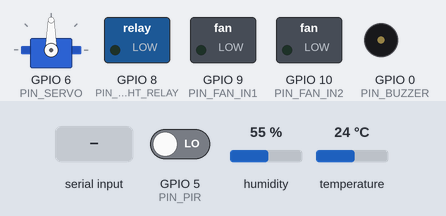
Recording of a sketch running on a simulated ESP32-S3. Shown: servo, switched loads named in the sketch (green lamp = pin HIGH), buzzer (waves = sounding, pin HIGH). The inputs (shaded band) are chosen by the test bench; at power-on: GPIO 5 (PIN_PIR) LOW, humidity 55 %, temperature 24 °C. Nothing arrives over Bluetooth unless stated; a phone connects over Bluetooth LE 3 s after start; what the sketch prints to the serial monitor is not drawn.

Above: at 4.2 s.
4.3 s: "A,45\n" received over the second serial link
At 4.9 s:
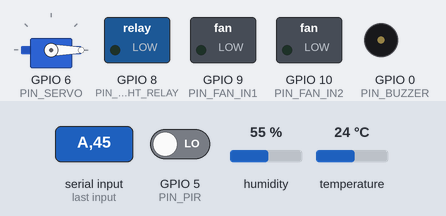
5.8 s: "A90\n" received over the second serial link
At 7.0 s:
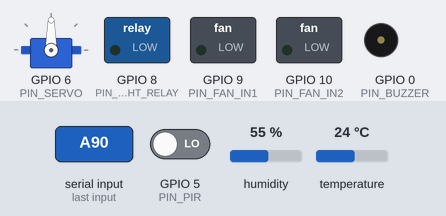
7.3 s: "A\n" received over the second serial link
At 8.3 s:
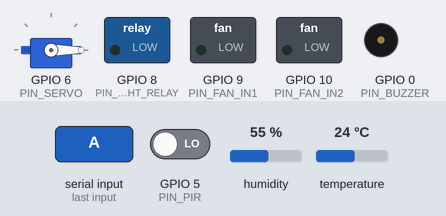
Timing chart, 0 to 10.3 s (numbered marks = the images above; inputs shaded):
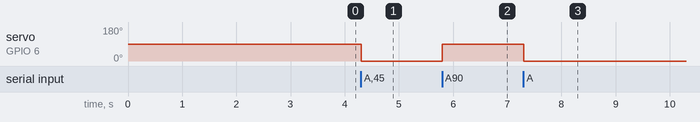

Measured:
- after the input at 4.3 s, servo on GPIO 6 (PIN_SERVO): 90° → 0° at once
- after the input at 5.8 s, servo on GPIO 6 (PIN_SERVO): 0° → 90° at once
- after the input at 7.3 s, servo on GPIO 6 (PIN_SERVO): 90° → 0° at once

The sketch:

patient_node.ino
```cpp
#include <BLEDevice.h>
#include <BLEServer.h>
#include <BLEUtils.h>
#include <BLE2902.h>
#include <ArduinoJson.h>
#include "../command_contract.h"
#include <Wire.h>
#include <Adafruit_SHT31.h>
#include <ESP32Servo.h>

#define SERVICE_UUID           "4fafc201-1fb5-459e-8fcc-c5c9c331914b"
#define NOTIFY_CHARACTERISTIC_UUID "beb5483e-36e1-4688-b7f5-ea07361b26a8"
#define COMMAND_CHARACTERISTIC_UUID "1c95d5e3-d03b-4c71-b54d-172fa5545a74"

BLEServer* pServer = NULL;
BLECharacteristic* pNotifyChar = NULL;
bool deviceConnected = false;

// Pinout theo sơ đồ Excel
const int PIN_SDA = 3;
const int PIN_SCL = 4;
const int PIN_BUZZER = 0;
const int PIN_FAN_IN1 = 9;
const int PIN_FAN_IN2 = 10;
const int PIN_LIGHT_RELAY = 8;
const int PIN_UART_RX = 20;
const int PIN_UART_TX = 21;
const int PIN_SERVO = 6;
const int PIN_PIR = 5;

Adafruit_SHT31 sht31 = Adafruit_SHT31();
Servo trackingServo;

int fanPwm = 0;
bool buzzerOn = false;
bool lightOn = false;

class MyServerCallbacks: public BLEServerCallbacks {
    void onConnect(BLEServer* pServer) { deviceConnected = true; }
    void onDisconnect(BLEServer* pServer) {
      deviceConnected = false;
      BLEDevice::startAdvertising();
    }
};

bool handleCommand(const String &value) {
      bool applied = false;
      if (value.length() > 0) {
        StaticJsonDocument<384> doc;
        if (!deserializeJson(doc, value)) {
          bool enabled;
          if (commandFan(doc, fanPwm)) {
            applied = true;
            analogWrite(PIN_FAN_IN1, fanPwm);
            digitalWrite(PIN_FAN_IN2, LOW);
          }
          if (commandSwitch(doc, "buzzer", enabled)) {
            applied = true;
            buzzerOn = enabled;
            digitalWrite(PIN_BUZZER, buzzerOn ? HIGH : LOW);
          }
          if (commandSwitch(doc, "light", enabled)) {
            applied = true;
            lightOn = enabled;
            digitalWrite(PIN_LIGHT_RELAY, lightOn ? HIGH : LOW);
          }
        }
      }
      return applied;
}

void setup() {
  commandInbox = xQueueCreate(8, 200);
  rejectedInbox = xQueueCreate(8, 200);
  Serial.begin(115200);
  delay(3000); // Đợi USB CDC sẵn sàng
  Serial.println("\n--- BOOTING PATIENT NODE ---");

  // Khởi tạo UART cho Pi
  Serial.println("[1] Init UART1...");
  Serial1.begin(115200, SERIAL_8N1, PIN_UART_RX, PIN_UART_TX);

  // Cấu hình chân
  Serial.println("[2] Init Pins...");
  pinMode(PIN_BUZZER, OUTPUT);
  pinMode(PIN_LIGHT_RELAY, OUTPUT);
  pinMode(PIN_FAN_IN1, OUTPUT);
  pinMode(PIN_FAN_IN2, OUTPUT);
  pinMode(PIN_PIR, INPUT);

  digitalWrite(PIN_BUZZER, LOW);
  digitalWrite(PIN_LIGHT_RELAY, LOW);
  digitalWrite(PIN_FAN_IN1, LOW);
  digitalWrite(PIN_FAN_IN2, LOW);

  Serial.println("[3] Init Servo...");
  trackingServo.attach(PIN_SERVO);
  trackingServo.write(90); // Mặc định ở giữa

  Serial.println("[4] Init I2C & SHT31...");
  Wire.begin(PIN_SDA, PIN_SCL);
  if (!sht31.begin(0x44)) {
    Serial.println("    -> Warning: Couldn't find SHT31 (Check wiring)");
  } else {
    Serial.println("    -> SHT31 OK!");
  }

  // Khởi tạo BLE
  Serial.println("[5] Init BLE...");
  BLEDevice::init("AIoT_Patient_Node");
  Serial.printf("    => MAC ADDRESS: %s\n", BLEDevice::getAddress().toString().c_str());

  pServer = BLEDevice::createServer();
  pServer->setCallbacks(new MyServerCallbacks());

  BLEService *pService = pServer->createService(SERVICE_UUID);
  pNotifyChar = pService->createCharacteristic(NOTIFY_CHARACTERISTIC_UUID, BLECharacteristic::PROPERTY_NOTIFY);
  pNotifyChar->addDescriptor(new BLE2902());

  BLECharacteristic *pCommandChar = pService->createCharacteristic(COMMAND_CHARACTERISTIC_UUID, BLECharacteristic::PROPERTY_WRITE | BLECharacteristic::PROPERTY_WRITE_NR);
  pCommandChar->setCallbacks(new MyCommandCallbacks());

  pService->start();
  BLEAdvertising *pAdvertising = BLEDevice::getAdvertising();
  pAdvertising->addServiceUUID(SERVICE_UUID);
  pAdvertising->setScanResponse(true);
  pAdvertising->setMinPreferred(0x06);
  BLEDevice::startAdvertising();
  Serial.println("[6] BLE Started! Waiting for Pi...");
}

void loop() {
  drainCommands(handleCommand, pNotifyChar);
  // Xử lý lệnh UART từ Pi để quay Servo
  if (Serial1.available()) {
    String cmd = Serial1.readStringUntil('\n');
    cmd.trim();
    if (cmd.startsWith("A")) {
      int angle = cmd.substring(1).toInt();
      if (angle >= 0 && angle <= 180) {
        trackingServo.write(angle);
      }
    }
  }

  // Gửi BLE định kỳ (1s/lần)
  static unsigned long lastSend = 0;
  if (deviceConnected && millis() - lastSend > 1000) {
    lastSend = millis();

    float t = sht31.readTemperature();
    float h = sht31.readHumidity();
    bool motion = digitalRead(PIN_PIR) == HIGH;

    if (isnan(t)) t = 0.0;
    if (isnan(h)) h = 0.0;

    char payload[256];
    snprintf(payload, sizeof(payload),
      "{\"room\":\"patient\",\"temp\":%.1f,\"hum\":%.1f,\"motion\":%s,\"light\":%s,\"fan\":%s,\"fan_speed\":%d,\"buzzer\":%s}",
      t, h, motion ? "true" : "false", lightOn ? "true" : "false",
      fanPwm > 0 ? "true" : "false", (fanPwm * 100 + 127) / 255,
      buzzerOn ? "true" : "false");

    notifyJson(pNotifyChar, payload);
  }
}
```
